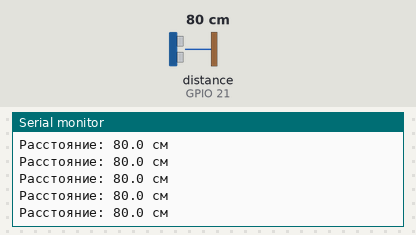
The sketch below on a simulated ESP32. Shown: the last lines printed to the serial monitor. Wiring (inferred from the names in the program): ultrasonic range finder: trigger GPIO 16; echo GPIO 21. The test bench sets the inputs (shaded band); at power-on: distance to the obstacle (sensor on GPIO 21) 80 cm. The echo pulse lasts 58.3 µs per cm.

Above: at 1.2 s.
1.3 s: distance to the obstacle (sensor on GPIO 21) set to 2 cm
At 1.48 s:
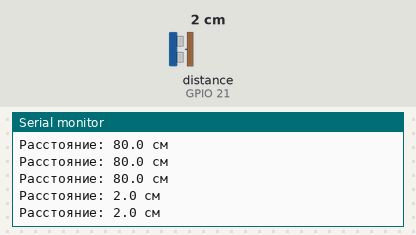
2.8 s: distance to the obstacle (sensor on GPIO 21) set to 4 cm
At 2.89 s:
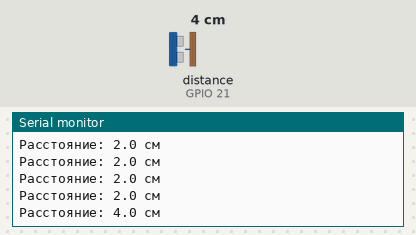
Timing chart, 0 to 5.8 s (numbered marks = the images above; inputs shaded):
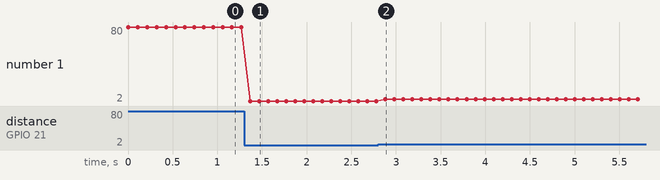

The sketch:

l15_hcsr04.ino
```cpp
const int TRIG_PIN = 16;                  // выход: запускающий импульс
const int ECHO_PIN = 21;                  // вход: ECHO через делитель 5 В -> 3,3 В
const uint32_t ECHO_TIMEOUT_US = 30000;   // ~5 м туда и обратно; дольше не ждём

void setup() {
  Serial.begin(115200);
  pinMode(TRIG_PIN, OUTPUT);
  pinMode(ECHO_PIN, INPUT);
  digitalWrite(TRIG_PIN, LOW);
}

float readDistanceCm() {
  digitalWrite(TRIG_PIN, LOW);
  delayMicroseconds(2);
  digitalWrite(TRIG_PIN, HIGH);           // импульс не короче 10 мкс запускает измерение
  delayMicroseconds(10);
  digitalWrite(TRIG_PIN, LOW);

  uint32_t us = pulseIn(ECHO_PIN, HIGH, ECHO_TIMEOUT_US);  // длительность эха
  if (us == 0) return -1;                 // тайм-аут: эхо не вернулось
  return us * 0.0343f / 2.0f;             // скорость звука 343 м/с = 0,0343 см/мкс
}

void loop() {
  float d = readDistanceCm();
  if (d < 0) Serial.println("Нет эха: объект далеко или нет питания");
  else       Serial.printf("Расстояние: %.1f см\n", d);
  delay(100);                             // пауза между замерами не меньше 60 мс
}
```

Measured:
- after the input at 1.3 s, the serial monitor: prints a new line after 0.07 s (image 1)
- after the input at 2.8 s, the serial monitor: prints a new line after 0.08 s (image 2)
- plotted number 1: 80 → 2 after the input at 1.3 s, 2 → 4 after the input at 2.8 s
